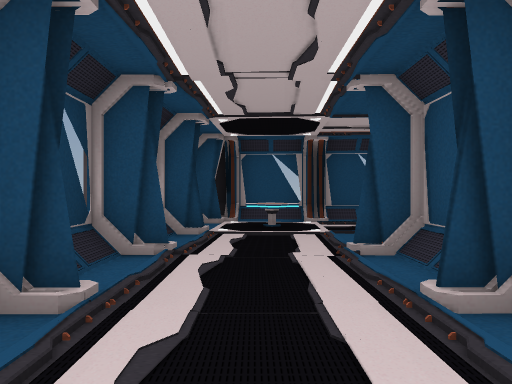
[1] (above)

21 first-person views from a walk through a 3-D level made in the Unity game engine. The camera is 1.26 m above the floor, looks level and sees 70° across. The floor is counted in squares, 1.44 m on a side. Each view is taken from the middle of a square. On the plan, view 1 faces up. The plan holds only what a view shows up to about 12 squares ahead; the rest is blank. The place goes on beyond the plan. The player is left out. Door leaves are left out, so doorways stand open.

[2]
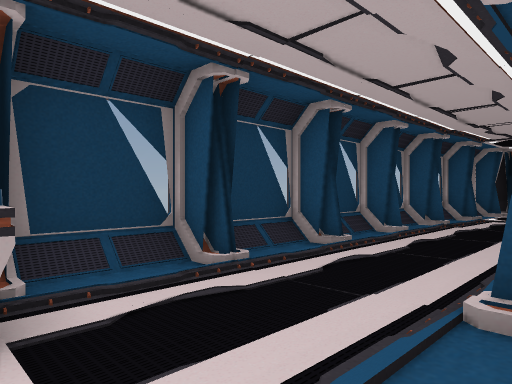

[3]
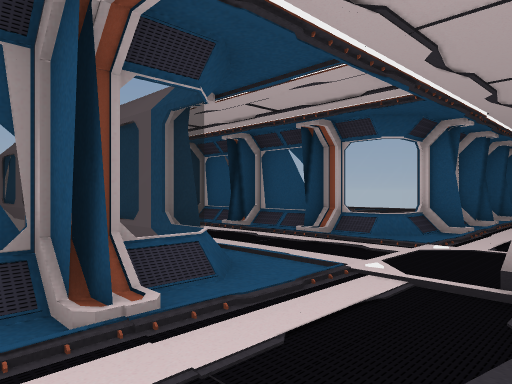

[4]
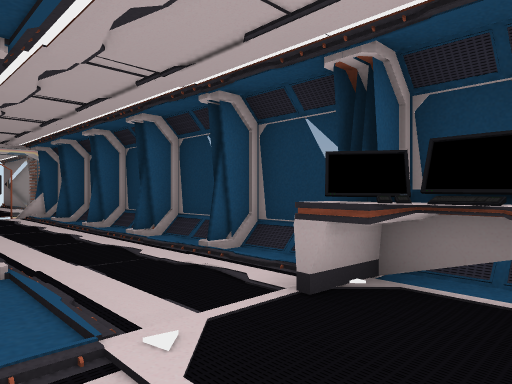

[5]
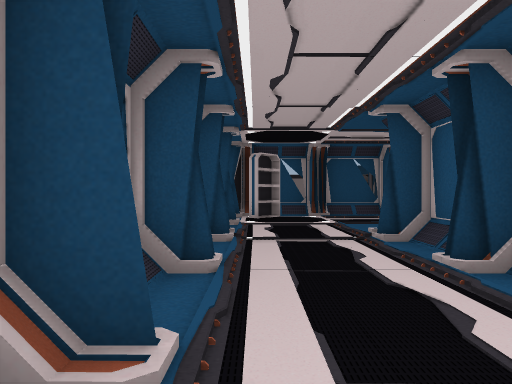

[6]
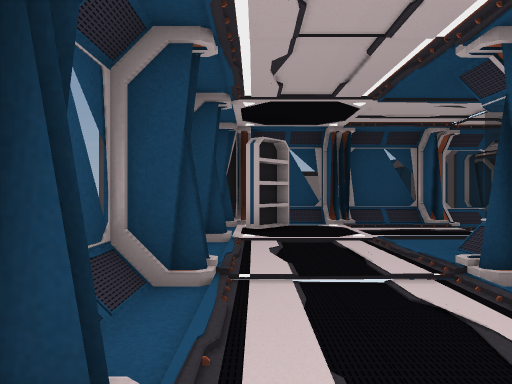

[7]
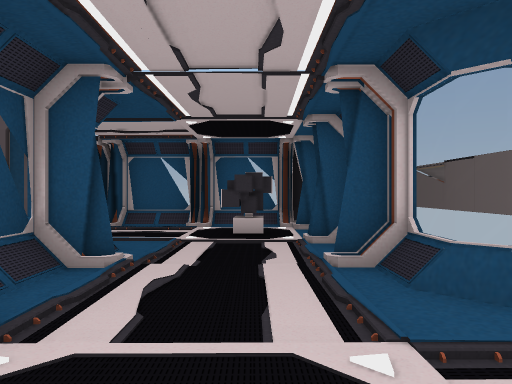

[8]
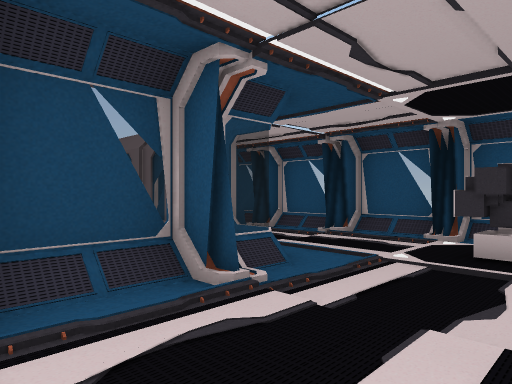

[9]
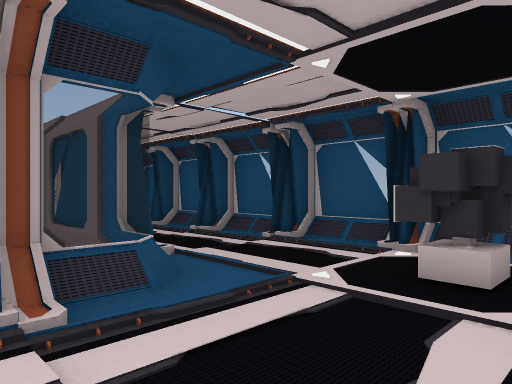

[10]
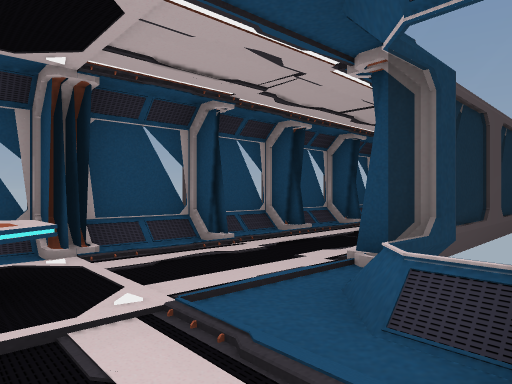

[11]
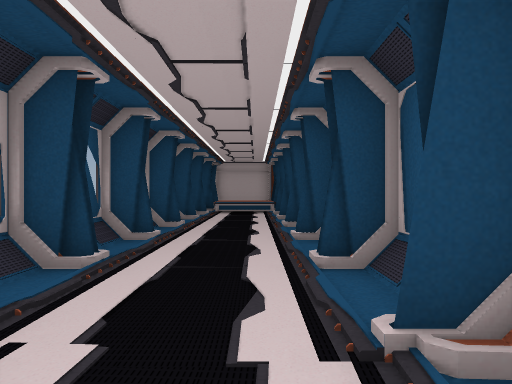

[12]
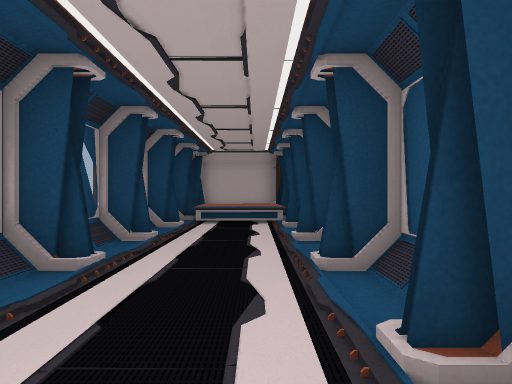

[13]
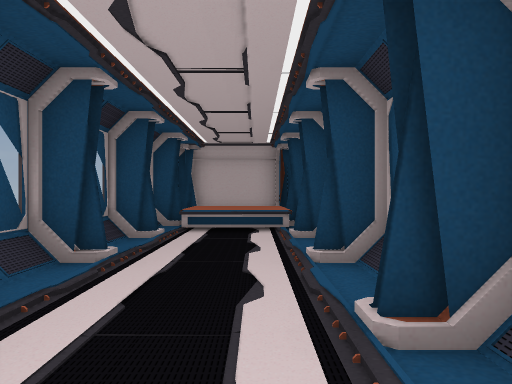

[14]
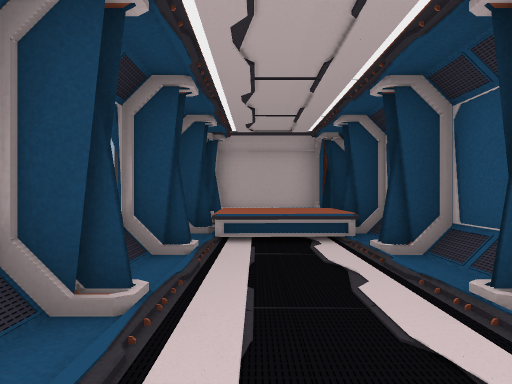

[15]
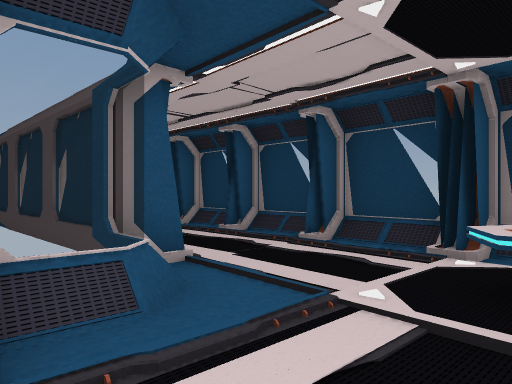

[16]
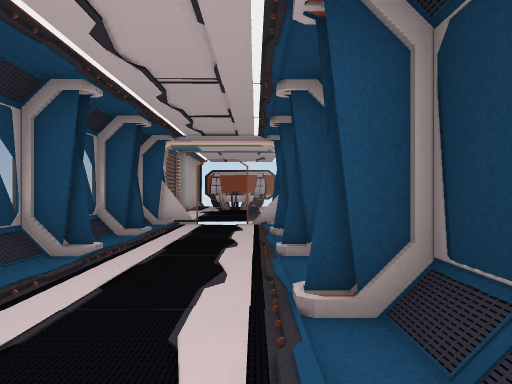

[17]
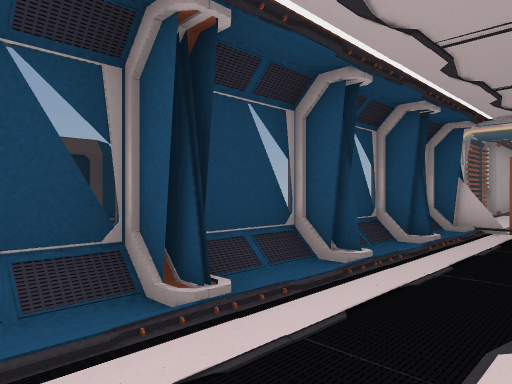

[18]
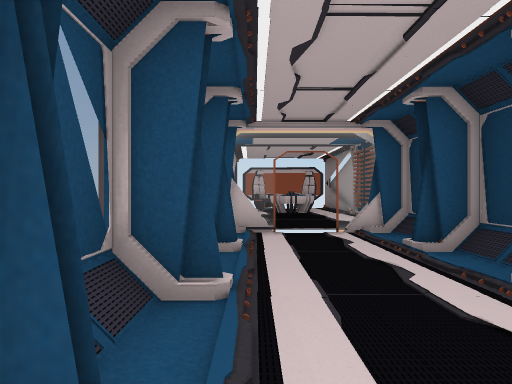

[19]
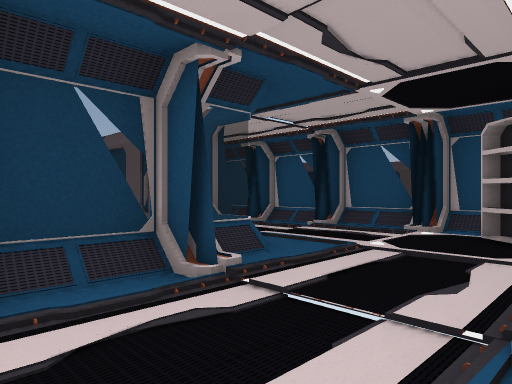

[20]
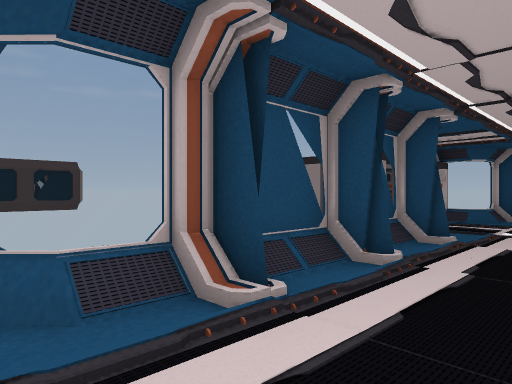

[21]
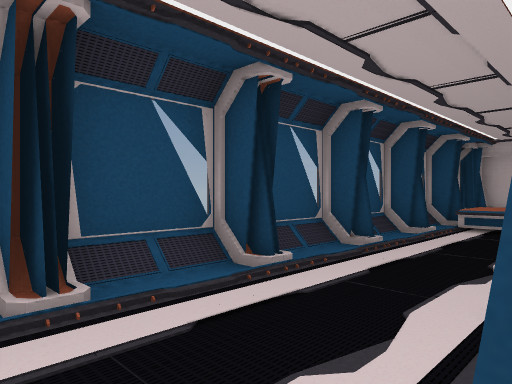

### Floor plan
Key: @ floor where view 1 was taken; # wall or solid block; x gap in a wall; . main floor; : floor 0.25 m higher than the main floor; + floor 0.5 m higher than the main floor; / step, stairs or slope; D open door; = window, fence, low wall or low ledge; O other object.
Columns run from 3 left of view 1 to 21 right of it. Each row starts with its distance up from view 1.
 11     ################### #
 10   ####.#.#..#./..#.#./#=#
  9   #OO................   #
  8  ##O................=  O#
  7  ##....#.#..#.#..#.######
  6  #:..#=#############
  5 ##:..##
  4 #O.../#
  3 ##...##
  2 #/.../#
  1 #+.../#
  0 ##.@.##
 -1 #O...=
 -2 ##...#
 -3 #/...O ###########
 -4 #:....=#/#//#:#::##
 -5 ##O.........::::O:#
 -6  #O............:::#
 -7 ##O..../:.../::::##
 -8 #/...x=######=:.::#
 -9 #:...O       =:.:##
-10 ##...##      #.../=
-11 #/...O#      #.../=#####
-12 ##...##      #/....x..##
-13 #/...O#      #.O.... ..
-14 ##../##      #.........
-15  /.../#      ##..#.#####
-16 #:...+#       #######
-17 #=...##
-18 #/...O
-19 ##=D=#
-20   : :#
-21   : :#
-22 #::::#
-23 #:OO #
-24    O #

Where each view was taken, in squares from view 1:
view 1: 0 up, 0 right, facing up
view 2: 5 down, 2 right, facing up-left
view 3: 1 down, 1 left, facing down-right
view 4: 5 down, 2 right, facing down-left
view 5: 5 down, 2 right, facing right
view 6: 5 down, 5 right, facing right
view 7: 5 down, 12 right, facing down
view 8: 7 down, 11 right, facing down-right
view 9: 9 down, 11 right, facing down-right
view 10: 5 up, 0 right, facing up-right
view 11: 8 up, 2 right, facing right
view 12: 8 up, 7 right, facing right
view 13: 8 up, 9 right, facing right
view 14: 9 up, 11 right, facing right
view 15: 9 up, 4 right, facing down-left
view 16: 9 down, 1 left, facing down
view 17: 10 down, 1 left, facing down-right
view 18: 11 down, 1 right, facing down
view 19: 12 down, 14 right, facing up-left
view 20: 14 down, 14 right, facing up-right
view 21: 7 up, 8 right, facing up-right
